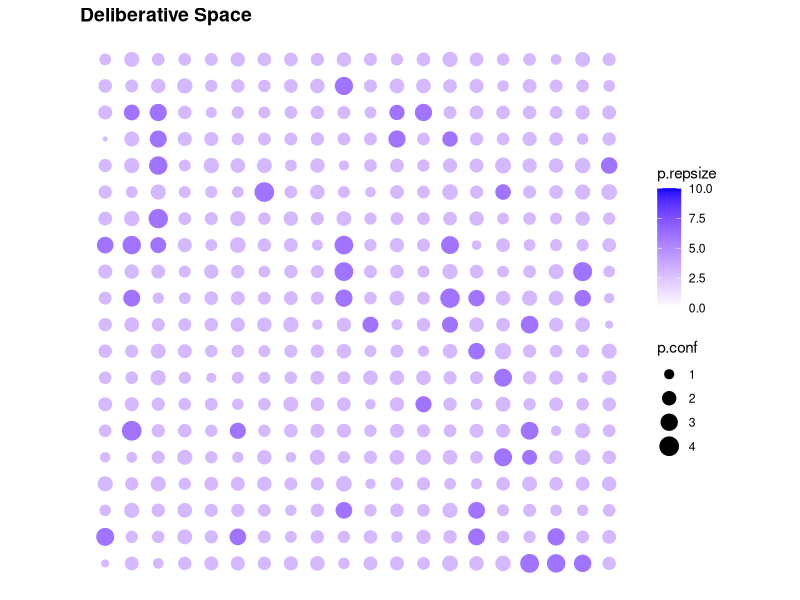

Source code (R): (Note: this script raises an error after producing the figure.)
# Deliberation ABM Replication (based on Lustick and Miodownick 2000)

# Function to initialize the deliberative space. 
# Takes dimension, opinion leader density, baseline repertoire size, number of arguments per position, and positions
# Creates a list of argumentative spaces for each agent, with latent receptivity to each reason for and against
  # Agents are more receptive to arguments for their position
# Agents are assigned deliberative quality (opinion leaders are more likely to have higher deliberative skill)
# Agents are assigned argument repertoires for and against their position, sampled from their deliberative space
# Agents' confidence in their position is:
  # sum of receptivity to the arguments in their for-repertoire, minus sum of receptivity to arguments in their against-repertoire
do.delibspace <- function(dimension = 20, olead.dens = .1, base.dprop = .3, lead.dprop = .7, 
                          base.dqual = .5, lead.dqual = .8,
                          baserep = 3, args = 10, positions = c("for","against")){
  if((baserep*2) > args){
    return("Error: baseline argument repertoire too large")
  }
  require(data.table)
  require(msm)

  # Sets data table of agents
  agents <- data.table(agid = 1:(dimension*dimension),
                       x = rep(1:dimension, dimension),
                       y = rep(1:dimension, each = dimension),
                       position = sample(positions, dimension*dimension, replace = T),
                       olead = rep(NA, dimension*dimension),
                       dqual = rep(NA, dimension*dimension),
                       dprop = rep(NA, dimension*dimension),
                       p.rep = rep(NA, dimension*dimension),
                       p.repsize = rep(NA, dimension*dimension),
                       o.rep = rep(NA, dimension*dimension),
                       o.repsize = rep(NA, dimension*dimension),
                       p.conf = rep(NA, dimension*dimension),
                       cdelib = rep(NA, dimension*dimension),
                       dpart = rep(NA, dimension*dimension)
  )
  agents$position <- as.factor(agents$position)
  
  argspace <- list(NULL)
  # Each agent is assigned an argumentative space, indicating their latent receptiveness to each reason for each position
  argspace <- lapply(1:(dimension*dimension), function(x){
    argspace[[x]] <- data.table(
      position = rep(c("for","against"), each = args),
      reason = rep(1:args, length(positions)),
      if(agents$position[x] == "for"){
        # Agents are more receptive to reasons for their position
      lreceptive = c(rtnorm(10, mean = .7, sd = .2, lower = 0, upper = 1), rtnorm(10, mean = .3, sd = .2, lower = 0, upper = 1))
      }else{
        lreceptive = c(rtnorm(10, mean = .3, sd = .2, lower = 0, upper = 1), rtnorm(10, mean = .7, sd = .2, lower = 0, upper = 1))
      }
    )
  }
  )
  
  # Distribute opinion leaders
  agents$olead <- sapply(agents$olead, function(x){
    x <- runif(1) < olead.dens # Agent has olead.dens chance of being an opinion leader
  })
  
  # Assign each agent a deliberative quality
  agents$dqual <- sapply(1:nrow(agents), function(x){
    if(agents$olead[x] == TRUE){
      agents$dqual[x] <- rtnorm(1, mean = lead.dqual, sd = .1, lower = .5, upper = 1) # Opinion leaders are more skilled deliberators on average by default, but not by definition
    }else{
      agents$dqual[x] <- rtnorm(1, mean = base.dqual, sd = .3, lower = 0, upper = .8)
    }
  })
  
  # Assign each agent a propensity to deliberate
  agents$dprop <- sapply(1:nrow(agents), function(x){
    if(agents$olead[x] == TRUE){
      agents$dprop[x] <- rtnorm(1, mean = lead.dprop, sd = .1, lower = .5, upper = 1) # Opinion leaders are more likely to deliberate (unless otherwise specified, but see ranges)
    }else{
      agents$dprop[x] <- rtnorm(1, mean = base.dprop, sd = .2, lower = 0, upper = 1)
    }
  })
  
  # Give each agent an initial argument repertoire for their position and store number of arguments
  agents$p.rep <- sapply(1:nrow(agents), function(x){
    if(agents$olead[x] == TRUE){
      sample(argspace[[x]][argspace[[x]]$position == agents$position[x]]$reason, baserep*2) # Opinion leaders have twice as large for-repertoires
    }else{
      sample(argspace[[x]][argspace[[x]]$position == agents$position[x]]$reason, baserep)
    }
  })
  
  agents$p.repsize <- sapply(agents$p.rep, function(x){
    length(x)
  })
  
  # Give each agent an initial argument repertoire against their position and store number of arguments
  agents$o.rep <- sapply(1:nrow(agents), function(x){
    if(agents$olead[x] == TRUE){
      sample(argspace[[x]][argspace[[x]]$position != agents$position[x]]$reason, baserep) # Opinion leaders have larger against-repertoires 
    }else{
      sample(argspace[[x]][argspace[[x]]$position != agents$position[x]]$reason, 1)
      }
  })
  
  agents$o.repsize <- sapply(agents$o.rep, function(x){
    length(x)
  })
  
  # Give each agent an initial confidence in their position
  # p.conf = sum of receptiveness to arguments in for-repertoire minus sum of receptiveness to arguments in against-repertoire
  agents$p.conf <- sapply(1:nrow(agents), function(x){
    agents$p.conf[x] <- sum(argspace[[x]][,3][argspace[[x]]$position == agents$position[x]][agents$p.rep[x][[1]]]) -
      sum(argspace[[x]][,3][argspace[[x]]$position != agents$position[x]][agents$o.rep[x][[1]]])
  })
  returns <- list(agents, argspace)
  return(returns)
}

# Function to plot the deliberative space
plotDelib <- function(title = "Deliberative Space", dat = agents, view = "position"){
  require(data.table)
  require(ggplot2)
  require(RColorBrewer)
  
  # find the dimensions of the grid to get the best dot size
  dims <- c(max(dat$x), max(dat$y))
  
  if(view == "position"){
  # plot each agent's position
  p <- ggplot() + 
    # resize dots to grid
    geom_point(data = dat, 
               aes(x = x, y = y, color = position), 
               size = 100/sqrt(prod(dims)))
  }
  
  if(view == "dqual"){
    p <- ggplot() + 
      # resize dots to grid
      geom_point(data = dat, 
                 aes(x = x, y = y, color = dqual), 
                 size = 100/sqrt(prod(dims)))+
      scale_colour_gradient(low = "white", high = "blue", limits = c(0,1))
  }
  
  if(view == "dprop"){
    p <- ggplot() + 
      # resize dots to grid
      geom_point(data = dat, 
                 aes(x = x, y = y, color = dprop), 
                 size = 100/sqrt(prod(dims)))+
      scale_colour_gradient(low = "white", high = "blue", limits = c(0,1))
  }
  
  if(view == "p.conf"){
    p <- ggplot() + 
      # resize dots to grid
      geom_point(data = dat, 
                 aes(x = x, y = y, color = p.conf), 
                 size = 100/sqrt(prod(dims)))+
      scale_colour_gradient(low = "white", high = "blue", limits = c(0,max(dat$p.conf)))
  }
  if(view == "p.repsize"){
    p <- ggplot() + 
      # resize dots to grid
      geom_point(data = dat, 
                 aes(x = x, y = y, color = p.repsize, size = p.conf))+
      scale_colour_gradient(low = "white", high = "blue", limits = c(0,10))
  }
  if(view == "o.repsize"){
    p <- ggplot() + 
      # resize dots to grid
      geom_point(data = dat, 
                 aes(x = x, y = y, color = o.repsize), 
                 size = 100/sqrt(prod(dims)))+
      scale_colour_gradient(low = "white", high = "blue", limits = c(0,10))
  }
  
    # theme: mostly blank
  p <- p+
    theme_bw() + 
    theme(axis.line = element_blank(),
          axis.text.x = element_blank(),
          axis.text.y = element_blank(),
          axis.ticks = element_blank(),
          axis.title.x = element_blank(),
          axis.title.y = element_blank(),
          panel.background = element_blank(),
          panel.border = element_blank(),
          panel.grid.major = element_blank(),
          panel.grid.minor = element_blank(),
          plot.background = element_blank(),
          plot.title = element_text(lineheight=3, 
                                    face="bold", 
                                    color="black", 
                                    size=14)) +
    # fix axes to avoid distortion in the picture
    coord_fixed(ratio = 1) + 
    # add the title
    ggtitle(title)
  
  return(p)
}

# Function to govern interaction rules between agents
# In each round, agents choose whether to deliberate with probability dprop
# Agents match with partner in their Moore neighborhood who also wants to deliberate
# Each agent makes an argument, represented by the combination of their position and one reason sampled from their repertoire
  # Their argument's force is determined by their deliberative quality and their partner's receptivity to their stated reason
# If the agents agree:
  # If an argument is powerful:
    # The speaker's propensity to deliberate, deliberative quality, and receptivity to the reason given increase
    # The argument is added to the listener's for-repertoire and their receptivity to the reason given increases
  # If an argument is not powerful:
    # Nothing happens
# If the agents disagree
  # If an argument is powerful:
    # The speaker's propensity to deliberate, deliberative quality, and receptivity to the reason given increase
    # The argument is added to the listener's against-repertoire and their receptivity to the reason given increases
  # If an argument is not powerful:
    # The speaker's propensity to deliberate decreases
    # The listener's receptivity to the reason given decreases, and their receptivity to the reason they gave increases
# At the end of each round, everyone updates their position confidence
  # Agents switch their position if position confidence falls below zero
deliberate <- function(iterations){
  require(data.table)
  for(i in iterations){
    agents$cdelib <<- sapply(1:nrow(agents), function(x){
      agents$dprop[x] > runif(1) # Each agent chooses whether to deliberate in this round
    })

    # Subfunction for agents to pick a deliberative partner (wrapped world)
    pickpartner <- function(x_value, y_value, dimension){
      cur_ag <- agents[x == x_value & y == y_value, agid] # Store current agent ID
      if(cur_ag %in% agents$dpart){
        return(agents[agents$dpart == cur_ag, agid]) # If agent has already been claimed as a deliberative partner, match them with the agent who claimed them
      }else{
      x_vals <- c(x_value+1, x_value, x_value-1) # Look left and right
      x_vals <- sapply(x_vals, function(x){
        if(x < 1){x = dimension} 
        if(x > dimension){x = 1}
        else{x}})
      
      y_vals <- c(y_value+1, y_value, y_value-1) # Look up and down
      y_vals <- sapply(y_vals, function(x){
        if(x < 1){x = dimension}
        if(x > dimension){x = 1}
        else{x}})
      
      # Return agent IDs in Moore Neighborhood who want to deliberate but don't already have a partner
      delib.ids <- agents[x %in% x_vals & y %in% y_vals & cdelib == TRUE & agid != cur_ag, agid] # Deliberating agents in Moore neighborhood
      delib.ids <- delib.ids[! delib.ids %in% agents$dpart] # Subtract agents who are already in list of partners
      delib.ids <- delib.ids[! delib.ids %in% agents$agid[!is.na(agents$dpart)]] # Subtract agents who already have partners
      if(length(delib.ids) == 0){
        return(NA)
      }
      if(length(delib.ids) == 1){
        return(delib.ids)
      }else{
      return(sample(delib.ids, 1)) # Return one agent from Moore neighborhood who isn't already partnered up
      }
      }
    }
    agents$dpart <<- NA
    for(p in 1:nrow(agents)){
      if(agents$cdelib[p] == FALSE) {next}
      # Agents who want to deliberate partner up
        agents$dpart[p] <<- pickpartner(x_value = agents[agid == p, x], y_value = agents[agid == p, y], dimension = max(agents$x))
    } 

    delibs <- agents$agid[!is.na(agents$dpart)] # Vector of agents who are deliberating this round
    
    delibspace <- subset(agents, agid %in% delibs, select = c(1:5)) # Store sub-data table to track reasons and argument forces by round (might use later)
    delibspace$reas <- NA
    delibspace$force <- NA

    for(i in 1:(length(delibs)/2)){
      # Deliberation between first agent in delibs vector and their partner
      a <- delibs[1]
      p <- agents[agid == delibs[1], dpart]
      
      # Agents each state position and reason, sampled from their argument repertoire
      a.pos <- agents[agid == a, position]
      a.reas <- sample(agents[agid == a, p.rep[[1]]], 1)
      p.pos <- agents[agid == p, position]
      p.reas <- sample(agents[agid == p, p.rep[[1]]], 1)

      # Force of agent's argument = agent's deliberative quality * listener's receptivity to the reason they give
      a.force <- agents[agid == a, dqual] * argspace[[p]][argspace[[p]]$position == a.pos & argspace[[p]]$reason == a.reas][,3]
      p.force <- agents[agid == p, dqual] * argspace[[a]][argspace[[a]]$position == p.pos & argspace[[a]]$reason == p.reas][,3]
      
      # Update deliberative space with reasons and forces
      delibspace$reas[delibspace$agid == a] <- a.reas
      delibspace$reas[delibspace$agid == p] <- p.reas
      delibspace$force[delibspace$agid == a] <- a.force
      delibspace$force[delibspace$agid == p] <- p.force
      
      # If the agents agree:
      if(a.pos == p.pos){
        # If an argument is powerful (note: lower threshold for powerful arguments if agents agree):
        if(a.force > (agents[agid == p, dqual]/2)){
          # The speaker's propensity to deliberate, deliberative quality, and receptivity to the reason given increase by 10%, capped at 1
          agents$dprop[a] <<- agents$dprop[a] + .1*agents$dprop[a]
          if(agents$dprop[a] > 1){agents$dprop[a] <<- 1}
          
          agents$dqual[a] <<- agents$dqual[a] + .1*agents$dqual[a]
          if(agents$dqual[a] > 1){agents$dqual[a] <<- 1}
          
          argspace[[a]][argspace[[a]]$position == a.pos & argspace[[a]]$reason == a.reas][,3] <<- 
            argspace[[a]][argspace[[a]]$position == a.pos & argspace[[a]]$reason == a.reas][,3] + 
            .1*argspace[[a]][argspace[[a]]$position == a.pos & argspace[[a]]$reason == a.reas][,3]
          if(argspace[[a]][argspace[[a]]$position == a.pos & argspace[[a]]$reason == a.reas][,3] > 1){
            argspace[[a]][argspace[[a]]$position == a.pos & argspace[[a]]$reason == a.reas][,3] <<- 1
            }
          
          # The argument is added to the listener's for-repertoire and their receptivity to the reason given increases by 10%, capped at 1
          agents$p.rep[p][[1]] <<- unique(as.numeric(c(agents$p.rep[p][[1]], a.reas)))
          argspace[[p]][argspace[[p]]$position == a.pos & argspace[[p]]$reason == a.reas][,3] <<- 
            argspace[[p]][argspace[[p]]$position == a.pos & argspace[[p]]$reason == a.reas][,3] + 
            .1*argspace[[p]][argspace[[p]]$position == a.pos & argspace[[p]]$reason == a.reas][,3]
          if(argspace[[p]][argspace[[p]]$position == a.pos & argspace[[p]]$reason == a.reas][,3] > 1){
            argspace[[p]][argspace[[p]]$position == a.pos & argspace[[p]]$reason == a.reas][,3] <<- 1
          }
        }
        if(p.force > (agents[agid == a, dqual]/2)){
          # The speaker's propensity to deliberate, deliberative quality, and receptivity to the reason given increase by 10%, capped at 1
          agents$dprop[p] <<- agents$dprop[p] + .1*agents$dprop[p]
          if(agents$dprop[p] > 1){agents$dprop[p] <<- 1}
          
          agents$dqual[p] <<- agents$dqual[p] + .1*agents$dqual[p]
          if(agents$dqual[p] > 1){agents$dqual[p] <<- 1}
          
          argspace[[p]][argspace[[p]]$position == p.pos & argspace[[p]]$reason == p.reas][,3] <<- 
            argspace[[p]][argspace[[p]]$position == p.pos & argspace[[p]]$reason == p.reas][,3] + 
            .1*argspace[[p]][argspace[[p]]$position == p.pos & argspace[[p]]$reason == p.reas][,3]
          if(argspace[[p]][argspace[[p]]$position == p.pos & argspace[[p]]$reason == p.reas][,3] > 1){
            argspace[[p]][argspace[[p]]$position == p.pos & argspace[[p]]$reason == p.reas][,3] <<- 1
          }
          
          # The argument is added to the listener's for-repertoire and their receptivity to the reason given increases by 10%, capped at 1
          agents$p.rep[a][[1]] <<- unique(as.numeric(c(agents$p.rep[a][[1]], p.reas)))
          argspace[[a]][argspace[[a]]$position == p.pos & argspace[[a]]$reason == p.reas][,3] <<- 
            argspace[[a]][argspace[[a]]$position == p.pos & argspace[[a]]$reason == p.reas][,3] + 
            .1*argspace[[a]][argspace[[a]]$position == p.pos & argspace[[a]]$reason == p.reas][,3]
          if(argspace[[a]][argspace[[a]]$position == p.pos & argspace[[a]]$reason == p.reas][,3] > 1){
            argspace[[a]][argspace[[a]]$position == p.pos & argspace[[a]]$reason == p.reas][,3] <<- 1
          }
        }else{next} # If an agreeable argument is not powerful, nothing happens
      }
      # If the agents disagree:
      if(a.pos != p.pos){
        # If an argument is powerful:
        if(a.force > (agents[agid == p, dqual])){
          # The speaker's propensity to deliberate, deliberative quality, and receptivity to the reason given increase by 10%, capped at 1
          agents$dprop[a] <<- agents$dprop[a] + .1*agents$dprop[a]
          if(agents$dprop[a] > 1){agents$dprop[a] <<- 1}
          
          agents$dqual[a] <<- agents$dqual[a] + .1*agents$dqual[a]
          if(agents$dqual[a] > 1){agents$dqual[a] <<- 1}
          
          argspace[[a]][argspace[[a]]$position == a.pos & argspace[[a]]$reason == a.reas][,3] <<- 
            argspace[[a]][argspace[[a]]$position == a.pos & argspace[[a]]$reason == a.reas][,3] + 
            .1*argspace[[a]][argspace[[a]]$position == a.pos & argspace[[a]]$reason == a.reas][,3]
          if(argspace[[a]][argspace[[a]]$position == a.pos & argspace[[a]]$reason == a.reas][,3] > 1){
            argspace[[a]][argspace[[a]]$position == a.pos & argspace[[a]]$reason == a.reas][,3] <<- 1
          }
          # The argument is added to the listener's against-repertoire and their receptivity to the reason given increases by 10%, capped at 1
          agents$o.rep[p][[1]] <<- unique(as.numeric(c(agents$o.rep[p][[1]], a.reas)))
          argspace[[p]][argspace[[p]]$position == a.pos & argspace[[p]]$reason == a.reas][,3] <<- 
            argspace[[p]][argspace[[p]]$position == a.pos & argspace[[p]]$reason == a.reas][,3] + 
            .1*argspace[[p]][argspace[[p]]$position == a.pos & argspace[[p]]$reason == a.reas][,3]
          if(argspace[[p]][argspace[[p]]$position == a.pos & argspace[[p]]$reason == a.reas][,3] > 1){
            argspace[[p]][argspace[[p]]$position == a.pos & argspace[[p]]$reason == a.reas][,3] <<- 1
          }
        }
        if(p.force > (agents[agid == a, dqual])){
          # The speaker's propensity to deliberate, deliberative quality, and receptivity to the reason given increase by 10%, capped at 1
          agents$dprop[p] <<- agents$dprop[p] + .1*agents$dprop[p]
          if(agents$dprop[p] > 1){agents$dprop[p] <<- 1}
          
          agents$dqual[p] <<- agents$dqual[p] + .1*agents$dqual[p]
          if(agents$dqual[p] > 1){agents$dqual[p] <<- 1}
          
          argspace[[p]][argspace[[p]]$position == p.pos & argspace[[p]]$reason == p.reas][,3] <<- 
            argspace[[p]][argspace[[p]]$position == p.pos & argspace[[p]]$reason == p.reas][,3] + 
            .1*argspace[[p]][argspace[[p]]$position == p.pos & argspace[[p]]$reason == p.reas][,3]
          if(argspace[[p]][argspace[[p]]$position == p.pos & argspace[[p]]$reason == p.reas][,3] > 1){
            argspace[[p]][argspace[[p]]$position == p.pos & argspace[[p]]$reason == p.reas][,3] <<- 1
          }
          # The argument is added to the listener's against-repertoire and their receptivity to the reason given increases by 10%, capped at 1
          agents$o.rep[a][[1]] <<- unique(as.numeric(c(agents$o.rep[a][[1]], p.reas)))
          argspace[[a]][argspace[[a]]$position == p.pos & argspace[[a]]$reason == p.reas][,3] <<- 
            argspace[[a]][argspace[[a]]$position == p.pos & argspace[[a]]$reason == p.reas][,3] + 
            .1*argspace[[a]][argspace[[a]]$position == p.pos & argspace[[a]]$reason == p.reas][,3]
          if(argspace[[a]][argspace[[a]]$position == p.pos & argspace[[a]]$reason == p.reas][,3] > 1){
            argspace[[a]][argspace[[a]]$position == p.pos & argspace[[a]]$reason == p.reas][,3] <<- 1
          }
        }
        # If an argument is weak:
        if(a.force < (agents[agid == p, dqual]/2)){
          # The speaker's propensity to deliberate decreases by 10%, floored at 0
          agents$dprop[a] <<- agents$dprop[a] - .1*agents$dprop[a]
          if(agents$dprop[a] < 0){agents$dprop[a] <<- 0}
          
          # The listener's receptivity to the reason given decreases, and their receptivity to the reason they gave increases by 10% (floor of 0, cap of 1)
          argspace[[p]][argspace[[p]]$position == a.pos & argspace[[p]]$reason == a.reas][,3] <<- 
            argspace[[p]][argspace[[p]]$position == a.pos & argspace[[p]]$reason == a.reas][,3] - 
            .1*argspace[[p]][argspace[[p]]$position == a.pos & argspace[[p]]$reason == a.reas][,3]
          if(argspace[[p]][argspace[[p]]$position == a.pos & argspace[[p]]$reason == a.reas][,3] <0){
            argspace[[p]][argspace[[p]]$position == a.pos & argspace[[p]]$reason == a.reas][,3] <<- 0
          }
          argspace[[p]][argspace[[p]]$position == p.pos & argspace[[p]]$reason == p.reas][,3] <<- 
            argspace[[p]][argspace[[p]]$position == p.pos & argspace[[p]]$reason == p.reas][,3] + 
            .1*argspace[[p]][argspace[[p]]$position == p.pos & argspace[[p]]$reason == p.reas][,3]
          if(argspace[[p]][argspace[[p]]$position == p.pos & argspace[[p]]$reason == p.reas][,3] > 1){
            argspace[[p]][argspace[[p]]$position == p.pos & argspace[[p]]$reason == p.reas][,3] <<- 1
          }
          if(p.force < (agents[agid == a, dqual]/2)){
            # The speaker's propensity to deliberate decreases
            agents$dprop[p] <<- agents$dprop[p] - .1*agents$dprop[p]
            if(agents$dprop[p] <0){agents$dprop[p] <<- 0}
            
            # The listener's receptivity to the reason given decreases, and their receptivity to the reason they gave increases by 10% (floor of 0, cap of 1)
            argspace[[a]][argspace[[a]]$position == p.pos & argspace[[a]]$reason == p.reas][,3] <<- 
              argspace[[a]][argspace[[a]]$position == p.pos & argspace[[a]]$reason == p.reas][,3] - 
              .1*argspace[[a]][argspace[[a]]$position == p.pos & argspace[[a]]$reason == p.reas][,3]
            if(argspace[[a]][argspace[[a]]$position == p.pos & argspace[[a]]$reason == p.reas][,3] < 0){
              argspace[[a]][argspace[[a]]$position == p.pos & argspace[[a]]$reason == p.reas][,3] <<- 0
            }
            argspace[[a]][argspace[[a]]$position == a.pos & argspace[[a]]$reason == a.reas][,3] <<- 
              argspace[[a]][argspace[[a]]$position == a.pos & argspace[[a]]$reason == a.reas][,3] + 
              .1*argspace[[a]][argspace[[a]]$position == a.pos & argspace[[a]]$reason == a.reas][,3]
            if(argspace[[a]][argspace[[a]]$position == a.pos & argspace[[a]]$reason == a.reas][,3] < 1){
              argspace[[a]][argspace[[a]]$position == a.pos & argspace[[a]]$reason == a.reas][,3] <<- 1
            }
          }
        }
      }
      # Once deliberation has concluded, remove partners from delibs before the next iteration
      delibs <- delibs[-which(delibs %in% c(a,p))]
    }
    # When loop finishes:
    # Update position confidences
    agents$p.conf <<- sapply(1:nrow(agents), function(x){
      agents$p.conf[x] <<- sum(argspace[[x]][,3][argspace[[x]]$position == agents$position[x]][agents$p.rep[x][[1]]]) -
        sum(argspace[[x]][,3][argspace[[x]]$position != agents$position[x]][agents$o.rep[x][[1]]])
    })
    
    # Update repertoire sizes
    agents$p.repsize <<- sapply(agents$p.rep, function(x){
      length(x)
    })
    agents$o.repsize <<- sapply(agents$o.rep, function(x){
      length(x)
    })
    
    # If position confidence falls below zero, flip positions
    agents$position <<- sapply(1:nrow(agents), function(x){
      if(agents$position[x] == "for" & agents$p.conf[x] < 0){
        agents$position[x] <<- "against"
      }
      if(agents$position[x] == "against" & agents$p.conf[x] < 0){
        agents$position[x] <<- "for"
      }
      else{agents$position[x] <<- agents$position[x]}
    })
  }
}
test <- do.delibspace()
agents1 <- test[[1]]
argspace1 <- test[[2]]
plotDelib(dat = agents1, view = "p.repsize")

deliberate(100000)
plotDelib(dat = agents1, view = "p.repsize")
plotDelib(dat = agents, view = "p.repsize")
plotDelib(dat = agents1, view = "o.repsize")
plotDelib(dat = agents, view = "o.repsize")
mean(agents1$o.repsize)
mean(agents$o.repsize)

test2 <- do.delibspace(olead.dens = .2, base.dprop = .5, lead.dprop = .8)
agents2 <- test2[[1]]
argspace2 <- test2[[2]]
deliberate(100000)
plotDelib(dat = agents2, view = "p.repsize")
plotDelib(dat = agents, view = "p.repsize")

plotDelib(dat = agents2, view = "o.repsize")
plotDelib(dat = agents, view = "o.repsize")

mean(agents2$p.repsize)
mean(agents$p.repsize)

table(agents$position)
table(agents2$position)
